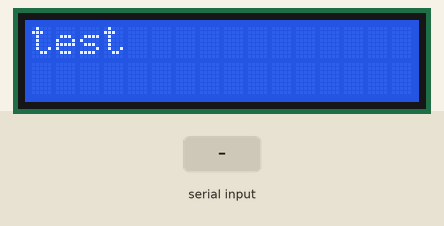
This sketch was run on a simulated Arduino Uno, built with avr-gcc and run on an emulated ATmega328P. Parts: 16×2 character LCD. The test bench sets the inputs (shaded band).

Above: at 1.2 s.
1.3 s: "1" received over the second serial link
At 2.6 s:
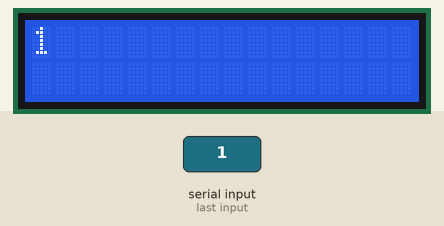
2.9 s: "0" received over the second serial link
At 4.2 s:
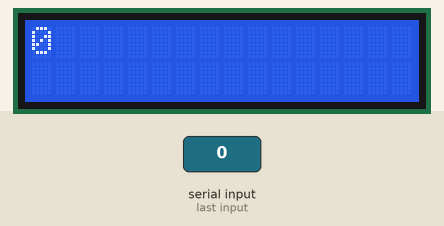
4.5 s: "2" received over the second serial link
At 5.6 s:
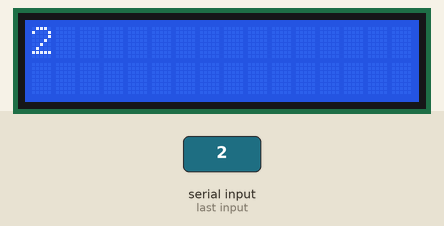
Timing chart, 0 to 7.5 s (numbered marks = the images above; inputs shaded):
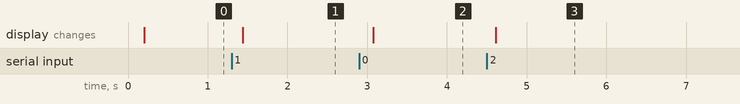

Measured:
- after the input at 1.3 s, the display: changes after 0.14 s (image 1)
- after the input at 2.9 s, the display: changes after 0.18 s (image 2)
- after the input at 4.5 s, the display: changes after 0.11 s (image 3)

The sketch:

sketch_btLCD1.ino
```cpp
#include <SoftwareSerial.h>
#include <LiquidCrystal.h>

SoftwareSerial Genotronex(8,9);
LiquidCrystal lcd(4, 6, 10, 11, 12, 13);

String izlaz = "test";

void setup()
{
  Genotronex.begin(9600);
  Genotronex.println("UNESITE ONO STO ZELITE ISPISATI: ");
  //Serial.begin(9600);
  lcd.begin(16,2);
}

void loop()
{
    //Genotronex.println("SPOJENO");

  //Genotronex.println("UNESITE ONO STO ZELITE ISPISATI: ");
  if(Genotronex.available()>0)
  {
    izlaz = "";
    while (Genotronex.available()>0)
    {
      izlaz += char(Genotronex.read());
    }
  }

  delay(100);

  lcd.clear();
  lcd.setCursor(0,0);
  lcd.print(izlaz);
}
```
